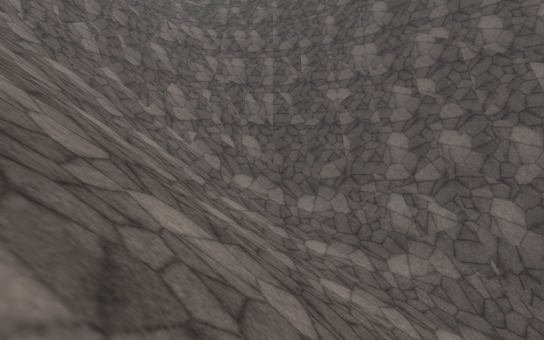
[1] (above)

12 first-person views from a walk through a 3-D level made in the Unity game engine. The camera is 1.4 m above the floor, tilts 2° down and sees 90° across. The floor is counted in squares, 2 m on a side. Each view is taken from the middle of a square. On the plan, view 1 faces up. The plan holds only what a view shows up to about 9 squares ahead; the rest is blank. The place goes on beyond the plan. The player character is not drawn. Surface patterns are stand-ins for the level's own textures.

[2]
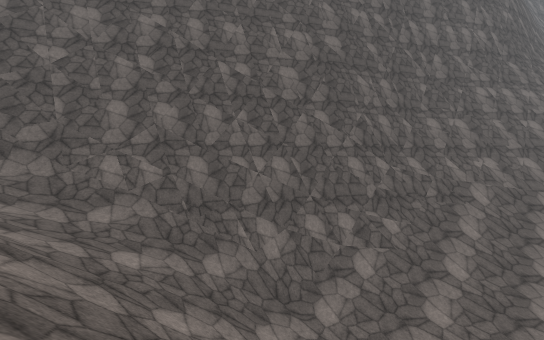

[3]
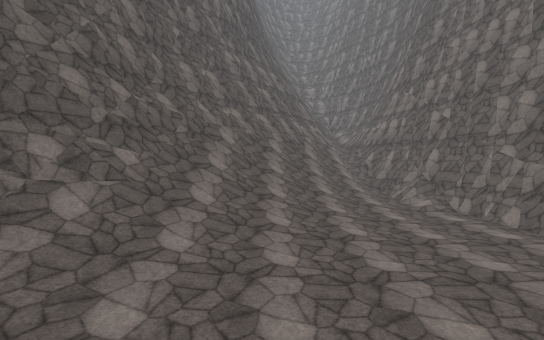

[4]
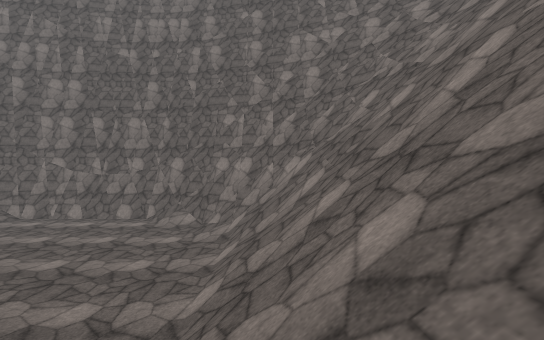

[5]
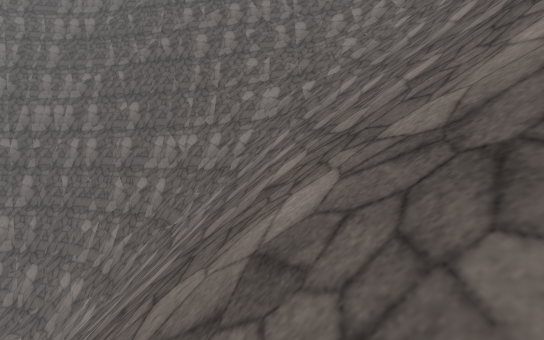

[6]
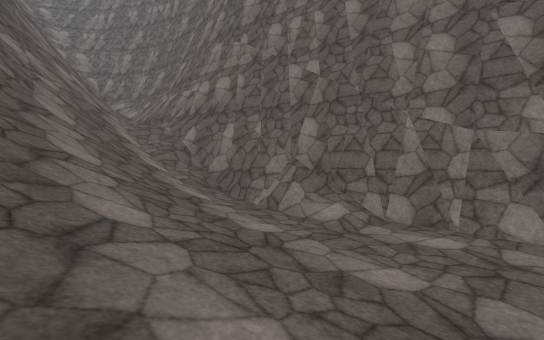

[7]
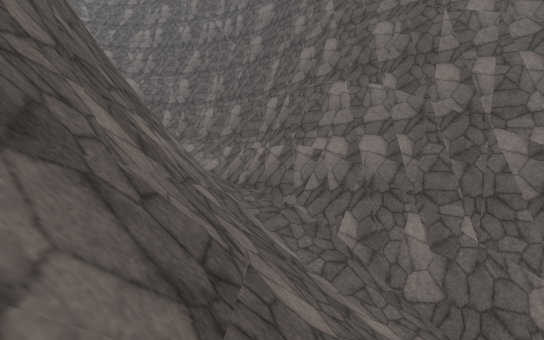

[8]
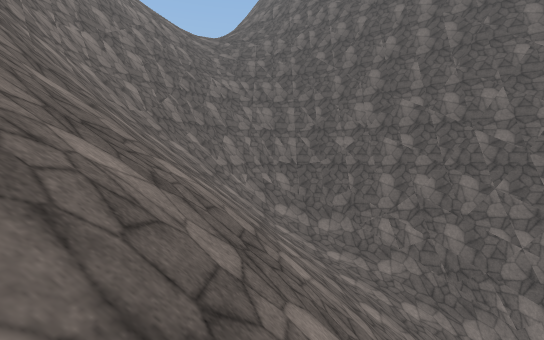

[9]
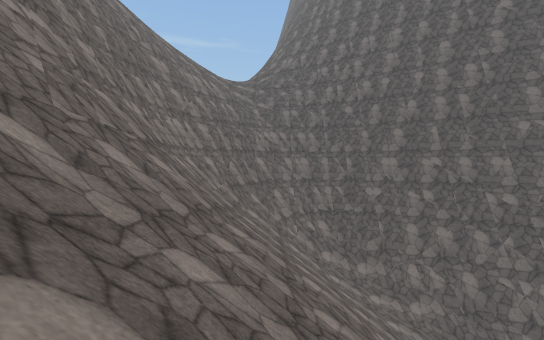

[10]
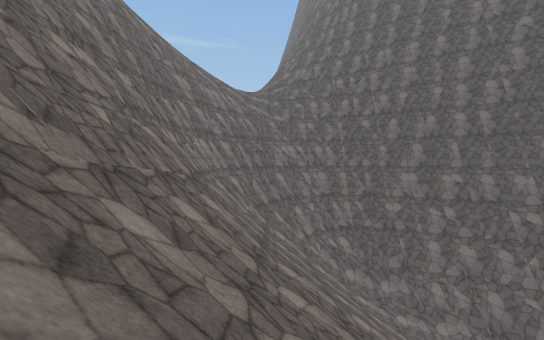

[11]
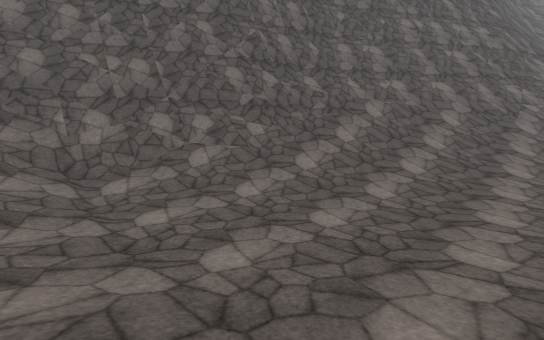

[12]
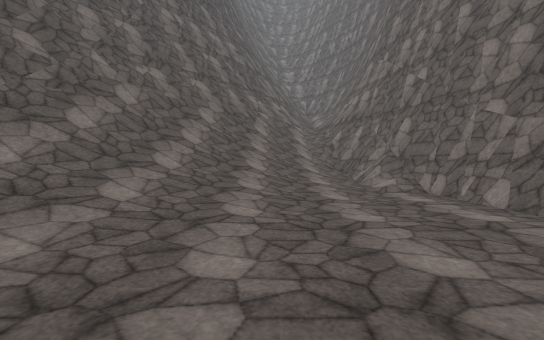

### Floor plan
Key: @ floor where view 1 was taken; # wall or solid block; . main floor; : floor 0.5 m higher than the main floor; + floor 0.75 m higher than the main floor; / step, stairs or slope; = window, fence, low wall or low ledge.
Columns run from 7 left of view 1 to 20 right of it. Each row starts with its distance up from view 1.
  8     ######
  7   ####///##
  6   ##//////##
  5   #////////##
  4   #/////////###
  3  ##//////////=####
  2  ##/////////////####
  1  #=/////////+//////##
  0 ##/////@////:+//////##
 -1 ##//////////.:+//////##
 -2 #///////////..:://////###
 -3 ##//////////...::///////###
 -4  #/////#=///....::+///////#
 -5  #////=#####/....::+///////
 -6  ##/=#### ###/....//########
 -7  ######     ##########

Where each view was taken, in squares from view 1:
view 1: 0 up, 0 right, facing up
view 2: 1 down, 1 right, facing up-right
view 3: 1 down, 3 right, facing right
view 4: 2 up, 3 right, facing down
view 5: 2 up, 2 left, facing down
view 6: 2 down, 9 right, facing down-right
view 7: 1 down, 13 right, facing down-right
view 8: 3 down, 1 left, facing up
view 9: 5 down, 3 left, facing up
view 10: 5 down, 4 left, facing up
view 11: 3 down, 4 right, facing up-right
view 12: 3 down, 5 right, facing right
